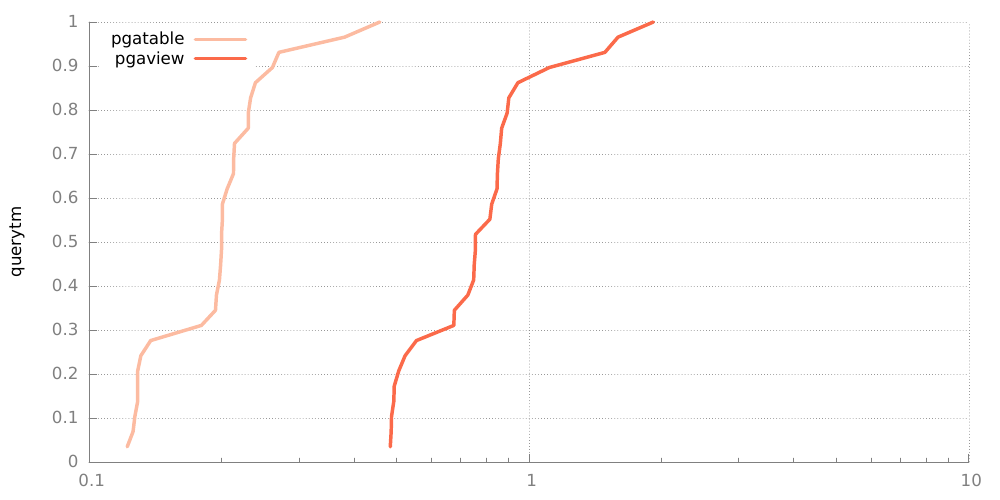

Recreate this plot in gnuplot.

reset
set termoption dash
set style line 80 lt -1 lc rgb "#808080"
set style line 81 lt 0  # dashed
set style line 81 lt rgb "#808080"
set grid back linestyle 81
set border 3 back linestyle 80
set style line 3 lt 1 lc rgb "#a50f15" lw 5 pt 0
set style line 2 lt 1 lc rgb "#fb6a4a" lw 5 pt 0
set style line 1 lt 1 lc rgb "#fcbba1" lw 5 pt 0
set style line 4 lt 1 lc rgb "#8B008B" lw 5 pt 0
set style line 13 lt 1 lc rgb "#08519c" lw 5 pt 0 
set style line 12 lt 1 lc rgb "#6baed6" lw 5 pt 0
set style line 11 lt 1 lc rgb "#c6dbef" lw 5 pt 0
set style line 14 lt 1 lc rgb "#F25900" lw 5 pt 0
set key top left
set xtics nomirror
set ytics nomirror
# set ylabel "CDF"
# set xlabel "Per-update overhead (ms)"
# set title "querytm"
set ylabel "querytm"
set output "/tmp/querytm.pdf"
set terminal pdfcairo size 10,5 font "Gill Sans,9" linewidth 2 rounded fontscale 1 
# default 5 by 3 (inches)
set logscale x
plot "/tmp/querytm.dat" using 2:1 title "pgatable" with lp ls 1, '' using 3:1 title "pgaview" with lp ls 2
